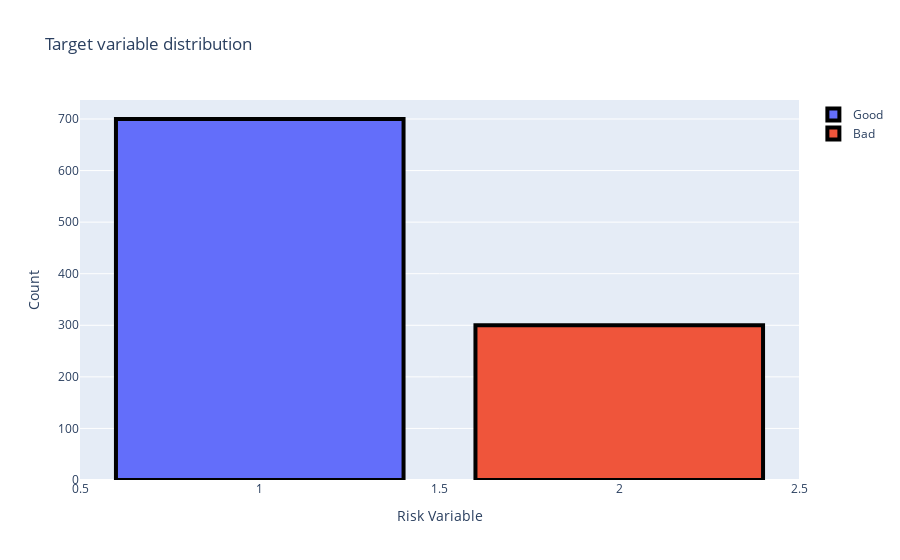

Here is the notebook cell this chart was saved with:
### Code cell
configure_plotly_browser_state()
#------------------------------------------------------------------
trace0 = go.Bar(
            x = df[df["label"]== 1]["label"].value_counts().index.values,
            y = df[df["label"]== 1]["label"].value_counts().values,
            name='Good')

trace1 = go.Bar(
            x = df[df["label"]== 2]["label"].value_counts().index.values,
            y = df[df["label"]== 2]["label"].value_counts().values,
            name='Bad')


data = [trace0, trace1]
layout = go.Layout(
    yaxis=dict(
        title='Count'
    ),
    xaxis=dict(
        title='Risk Variable'
    ),
    title='Target variable distribution'
)

fig = go.Figure(data=data, layout=layout)
fig.data[0].marker.line.width = 4
fig.data[0].marker.line.color = "black"
fig.data[1].marker.line.width = 4
fig.data[1].marker.line.color = "black"
py.iplot(fig, filename='grouped-bar')

### Figure 1 — Plotly figure (JSON) as saved in the notebook; plotly's stock layout.template omitted (floating-point values rounded to 4 significant figures)
{"data": [{"marker": {"line": {"color": "black", "width": 4}}, "name": "Good", "x": [1], "y": [700], "type": "bar"}, {"marker": {"line": {"color": "black", "width": 4}}, "name": "Bad", "x": [2], "y": [300], "type": "bar"}], "layout": {"title": {"text": "Target variable distribution"}, "xaxis": {"title": {"text": "Risk Variable"}}, "yaxis": {"title": {"text": "Count"}}}}
